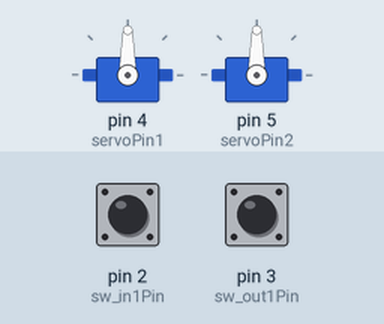
The sketch below on a simulated Arduino Uno, built with avr-gcc and run on an emulated ATmega328P. Parts: 2 × servo. The inputs (shaded band) are chosen by the test bench; at power-on: pin 2 (sw_in1Pin) HIGH, pin 3 (sw_out1Pin) HIGH.

Above: at 3.2 s.
3.3 s: pin 2 (sw_in1Pin) pulled LOW for 0.15 s
At 5.0 s:
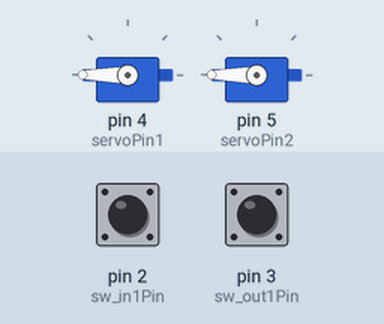
6.3 s: pin 3 (sw_out1Pin) pulled LOW for 0.15 s
At 6.76 s:
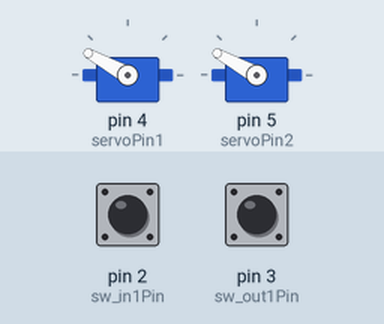
9.3 s: pin 2 (sw_in1Pin) pulled LOW for 1 s
At 9.76 s:
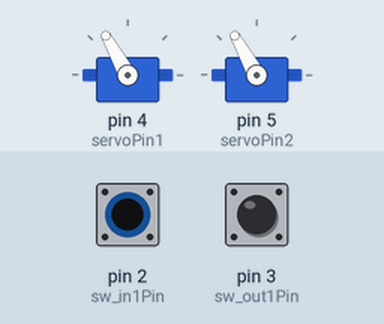
12.3 s: pin 3 (sw_out1Pin) pulled LOW for 1 s
At 13.07 s:
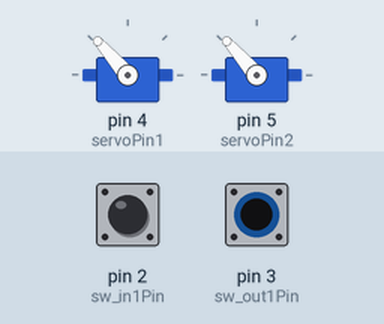
Timing chart, 0 to 15.3 s (numbered marks = the images above; inputs shaded):
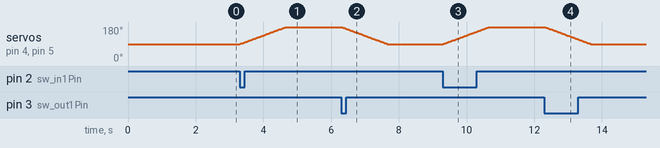

Measured:
- after the input at 3.3 s, servo on pin 4 (servoPin1), servo on pin 5 (servoPin2): moves from 90° to 180° over 1.3 s, starting at once
- after the input at 6.3 s, servo on pin 4 (servoPin1), servo on pin 5 (servoPin2): moves from 180° to 90° over 1.3 s, starting at once
- after the input at 9.3 s, servo on pin 4 (servoPin1), servo on pin 5 (servoPin2): moves from 90° to 180° over 1.3 s, starting at once
- after the input at 12.3 s, servo on pin 4 (servoPin1), servo on pin 5 (servoPin2): moves from 180° to 90° over 1.3 s, starting at once

The sketch:

crossing_double_arduino.ino
```cpp
#include <Servo.h>
#include "RailSwitch.h"

const int sw_in1Pin = 2;
const int sw_out1Pin = 3;
const int sw_in2Pin = 18;
const int sw_out2Pin = 19;
const int servoPin1 = 4;
const int servoPin2 = 5;

Servo sv1, sv2;
volatile RailSwitch sw_in1, sw_out1, sw_in2, sw_out2;
int angle;
bool is_passing1, is_passing2;

void sw_in1_on() {
  sw_in1.set_pushed();
}

void sw_out1_on() {
  sw_out1.set_pushed();
}

void sw_in2_on() {
  sw_in2.set_pushed();
}

void sw_out2_on() {
  sw_out2.set_pushed();
}

void setup() {
  pinMode(sw_in1Pin, INPUT_PULLUP);
  pinMode(sw_out1Pin, INPUT_PULLUP);
  pinMode(sw_in2Pin, INPUT_PULLUP);
  pinMode(sw_out2Pin, INPUT_PULLUP);
  attachInterrupt(digitalPinToInterrupt(sw_in1Pin), sw_in1_on, FALLING);
  attachInterrupt(digitalPinToInterrupt(sw_out1Pin), sw_out1_on, FALLING);
  attachInterrupt(digitalPinToInterrupt(sw_in2Pin), sw_in2_on, FALLING);
  attachInterrupt(digitalPinToInterrupt(sw_out2Pin), sw_out2_on, FALLING);
  delay(2000);
  angle = 90;
  sv1.attach(servoPin1);
  sv2.attach(servoPin2);
  sv1.write(angle);
  sv2.write(angle);
  is_passing1 = false;
  is_passing2 = false;
}

void loop(){
  if (sw_in1.is_pushed()) {
    is_passing1 = true;
  }
  else if (sw_out1.is_pushed()) {
    is_passing1 = false;
  }
  if (sw_in2.is_pushed()) {
    is_passing2 = true;
  }
  else if (sw_out2.is_pushed()) {
    is_passing2 = false;
  }
  if ((is_passing1 || is_passing2) && angle < 180) {
      angle++;
      sv1.write(angle);
      sv2.write(angle);
  }
  else if (!is_passing1 && !is_passing2 && angle > 90) {
      angle--;
      sv1.write(angle);
      sv2.write(angle);
  }
  delay(15);
}
```

RailSwitch.cpp
```cpp
#include "RailSwitch.h"
#include <Arduino.h>

RailSwitch::RailSwitch(void) {
  delay = 1000;
}

RailSwitch::RailSwitch(unsigned long _delay) {
  delay = _delay;
}

void RailSwitch::set_pushed(void) {
  t = millis();
  pushed = true;
}

void RailSwitch::reset_pushed(void) {
  t = 0;
  pushed = false;
}

bool RailSwitch::is_pushed(void) {
  unsigned long now;

  if (pushed) {
    now = millis();
    if (now - t < delay) {
      return true;
    }
    else {
      reset_pushed();
      return false;
    }
  }
  else {
    return false;
  }
}
```

RailSwitch.h
```cpp
#ifndef __RAIL_SWITCH_H__
#define __RAIL_SWITCH_H__
class RailSwitch {
  protected:
    bool pushed;
    unsigned long delay;
    unsigned long t;

  public:
    RailSwitch(void);
    RailSwitch(unsigned long _delay);
    void set_pushed(void);
    void reset_pushed(void);
    bool is_pushed(void);
};
#endif
```
